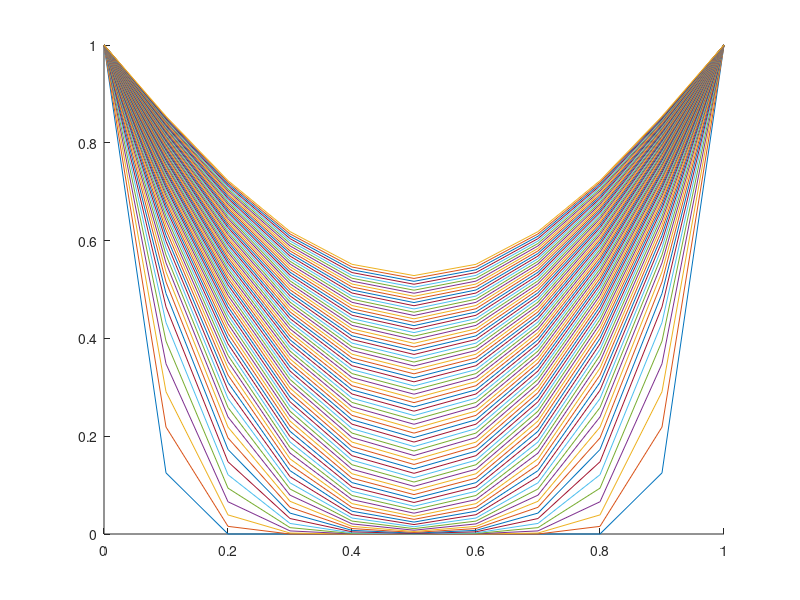

This figure's MATLAB source: (Note: this script raises an error after producing the figure.)
clear
close all
clc

dx = 0.1;
dt = 0.0025;

x = 0:dx:1;
t = 0:dt:.2;

u = zeros(length(t), length(x));
alpha = 0.5;

%EQ: ∂u/∂t = ⍺ * ∂2u/∂x2
%IC: u(x, 0) = 0;
%BC1: u(0, t) = 1;
%BC2: u(1, t) = 1;

% Discreted EQ:
% u(i, n+1) = λ * u(i+1, n) + λ * u(i-1, n) + 
% (1 - 2 * λ) * u(i, n)
lamda = alpha * dt/dx^2;   % λ = ⍺ * dt/dx2

%% IC:
% because the value of u is already 0 at time 0, u(any, any, 1) = 0, we
% leave this field
% u(1, :) = 0;
%% BC1:
u(:, 1) = 1;
%% BC2:
u(:, end) = 1;

hold on
for n = 1:length(t)-1
    for i = 2:length(x)-1
            %EQ:
            u(n+1, i) = lamda * u(n, i+1) + (1 - 2 * lamda) * u(n, i) +...
                lamda * u(n, i-1);
    end
    plot(x, u(n+1, :))
end
disp("at t = "+ t(end) + " with time step of " + dt + " ,[x u] will be")
disp([x' u(end, :)'])
